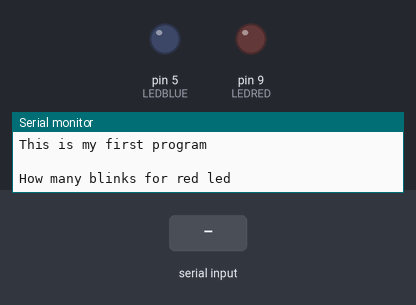
Recording of a sketch running on a simulated Arduino Uno, built with avr-gcc and run on an emulated ATmega328P. Parts: output pins drawn as LEDs (lit = HIGH), the last lines printed to the serial monitor. The inputs (shaded band) are chosen by the test bench.

Above: at 0.8 s.
0.9 s: "90,45,200,10,150,30\n" received over Serial
At 1.23 s:
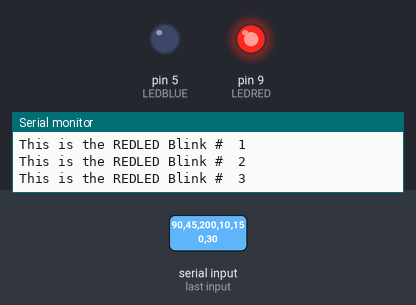
At 8.2 s:
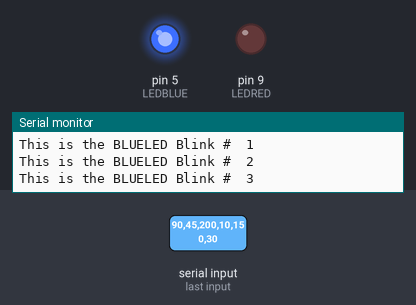
Timing chart, 0 to 9.9 s (numbered marks = the images above; inputs shaded):
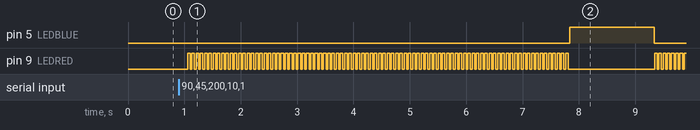

Measured:
- after the input at 0.9 s, pin 5 (LEDBLUE): LOW → HIGH after 6.9 s, → LOW 1.5 s later; pin 9 (LEDRED): goes 89 × (HIGH 0.05 s, LOW 0.03 s), HIGH 0.05 s, LOW 1.5 s, 7 × (HIGH 0.05 s, LOW 0.03 s), then HIGH, starting after 0.16 s

The sketch:

SHORTCUT_FOR_BLINKING_ONE_LED_5TIMES_THAN_THE_OTHER.2.ino
```cpp
int LEDRED=9;
int LEDBLUE=5;
int blinkred;
int blinkblue;

int redon;
int blueon;

int redoff;
int blueoff;

String message1="This is the REDLED Blink #  ";
String message2="This is the BLUELED Blink #  ";


void setup() {
  Serial.begin(9600);
  pinMode(LEDRED,OUTPUT);
  pinMode(LEDBLUE,OUTPUT);
  Serial.println("This is my first program");
  Serial.println(" ");

  Serial.print("How many blinks for red led");
  Serial.println(" ");
  while(Serial.available()==0){};
  blinkred=Serial.parseInt();
  Serial.print(" ");


  Serial.print("How long should the red led be on");
  while(Serial.available()==0){};
  redon=Serial.parseInt ();
  Serial.println(" ");


  Serial.print("How long should the red led be off");
  while(Serial.available()==0){};
  redoff=Serial.parseInt ();
  Serial.println(" ");

  Serial.print(" ");
  Serial.print("How many blinks for blue led");
  Serial.println(" ");
  while(Serial.available()==0){};
  blinkblue=Serial.parseInt();
  Serial.print(" ");


  Serial.print("How long should the blue led be on");
  while(Serial.available()==0){};
  blueon=Serial.parseInt ();
  Serial.println(" ");

  Serial.print("How long should the blue led be off");
  while(Serial.available()==0){};
  redoff=Serial.parseInt ();
  Serial.println(" ");


  // put your setup code here, to run once:

}

void loop() {

  for(int j=1; j<=blinkred; j=j+1){
  Serial.print(message1);
  Serial.println(j);
  digitalWrite (LEDRED,HIGH);
  delay(redon);
  digitalWrite (LEDRED,LOW);
  delay(redoff);
  }
  Serial.println(" ");
  for(int j=1; j<=blinkblue; j=j+1){

  Serial.print(message2);
  Serial.println(j);
  digitalWrite (LEDBLUE,HIGH);
  delay(blueon);
  digitalWrite (LEDBLUE,LOW);
  delay(blueoff);
  }

 Serial.println(" ");
}
```
